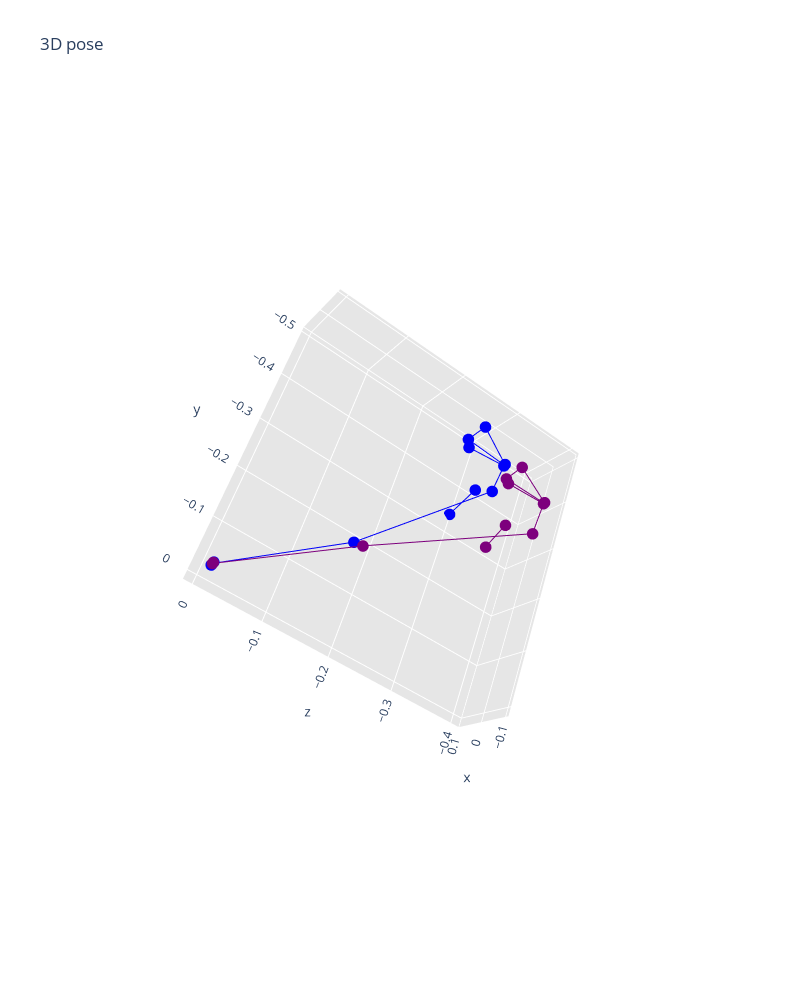

The code cell stored with this chart in its notebook:
### Code cell
go.Figure(vs.plot([preds_2[i],preds_2[j]], torso_co))

### Figure 1 — Plotly figure (JSON) as saved in the notebook; plotly's stock layout.template omitted (floating-point values rounded to 4 significant figures)
{"data": [{"line": {"color": "#0000FA", "width": 2}, "marker": {"color": "#0000FA", "size": 4}, "type": "scatter3d", "x": [0.04088, 0.03322], "y": [-0.4737, -0.4661], "z": [-0.2738, -0.342]}, {"line": {"color": "#0000FA", "width": 2}, "marker": {"color": "#0000FA", "size": 4}, "type": "scatter3d", "x": [0.03322, 0.02606], "y": [-0.4661, -0.3969], "z": [-0.342, -0.3335]}, {"line": {"color": "#0000FA", "width": 2}, "marker": {"color": "#0000FA", "size": 4}, "type": "scatter3d", "x": [0.02606, 0.01859], "y": [-0.3969, -0.1578], "z": [-0.3335, -0.1599]}, {"line": {"color": "#0000FA", "width": 2}, "marker": {"color": "#0000FA", "size": 4}, "type": "scatter3d", "x": [0.01859, 0], "y": [-0.1578, 0], "z": [-0.1599, 0]}, {"line": {"color": "#0000FA", "width": 2}, "marker": {"color": "#0000FA", "size": 4}, "type": "scatter3d", "x": [0.04088, -0.007181], "y": [-0.4737, -0.4947], "z": [-0.2738, -0.2817]}, {"line": {"color": "#0000FA", "width": 2}, "marker": {"color": "#0000FA", "size": 4}, "type": "scatter3d", "x": [0.04088, 0.08998], "y": [-0.4737, -0.4835], "z": [-0.2738, -0.2913]}, {"line": {"color": "#0000FA", "width": 2}, "marker": {"color": "#0000FA", "size": 4}, "type": "scatter3d", "x": [-0.007181, 0.02967], "y": [-0.4947, -0.4665], "z": [-0.2817, -0.3417]}, {"line": {"color": "#0000FA", "width": 2}, "marker": {"color": "#0000FA", "size": 4}, "type": "scatter3d", "x": [0.08998, 0.03677], "y": [-0.4835, -0.4657], "z": [-0.2913, -0.3424]}, {"line": {"color": "#0000FA", "width": 2}, "marker": {"color": "#0000FA", "size": 4}, "type": "scatter3d", "x": [-0.04544, 0.09401], "y": [-0.3458, -0.3346], "z": [-0.2876, -0.2971]}, {"line": {"color": "#0000FA", "width": 2}, "marker": {"color": "#0000FA", "size": 4}, "type": "scatter3d", "x": [0, -0.007107], "y": [0, -0.001035], "z": [0, 0.0001955]}, {"line": {"color": "#0000FA", "width": 2}, "marker": {"color": "#0000FA", "size": 4}, "type": "scatter3d", "x": [0, 0.007107], "y": [0, 0.001035], "z": [0, -0.0001955]}, {"line": {"color": "#7D007D", "width": 2}, "marker": {"color": "#7D007D", "size": 4}, "type": "scatter3d", "x": [-0.03459, -0.04471], "y": [-0.4083, -0.4041], "z": [-0.3325, -0.4007]}, {"line": {"color": "#7D007D", "width": 2}, "marker": {"color": "#7D007D", "size": 4}, "type": "scatter3d", "x": [-0.04471, -0.04334], "y": [-0.4041, -0.3342], "z": [-0.4007, -0.3967]}, {"line": {"color": "#7D007D", "width": 2}, "marker": {"color": "#7D007D", "size": 4}, "type": "scatter3d", "x": [-0.04334, -0.009554], "y": [-0.3342, -0.1502], "z": [-0.3967, -0.1678]}, {"line": {"color": "#7D007D", "width": 2}, "marker": {"color": "#7D007D", "size": 4}, "type": "scatter3d", "x": [-0.009554, 0], "y": [-0.1502, 0], "z": [-0.1678, 0]}, {"line": {"color": "#7D007D", "width": 2}, "marker": {"color": "#7D007D", "size": 4}, "type": "scatter3d", "x": [-0.03459, -0.0851], "y": [-0.4083, -0.4239], "z": [-0.3325, -0.3369]}, {"line": {"color": "#7D007D", "width": 2}, "marker": {"color": "#7D007D", "size": 4}, "type": "scatter3d", "x": [-0.03459, 0.0121], "y": [-0.4083, -0.425], "z": [-0.3325, -0.3514]}, {"line": {"color": "#7D007D", "width": 2}, "marker": {"color": "#7D007D", "size": 4}, "type": "scatter3d", "x": [-0.0851, -0.04826], "y": [-0.4239, -0.4041], "z": [-0.3369, -0.4002]}, {"line": {"color": "#7D007D", "width": 2}, "marker": {"color": "#7D007D", "size": 4}, "type": "scatter3d", "x": [0.0121, -0.04116], "y": [-0.425, -0.4042], "z": [-0.3514, -0.4013]}, {"line": {"color": "#7D007D", "width": 2}, "marker": {"color": "#7D007D", "size": 4}, "type": "scatter3d", "x": [-0.1047, 0.03404], "y": [-0.2905, -0.2905], "z": [-0.3322, -0.3526]}, {"line": {"color": "#7D007D", "width": 2}, "marker": {"color": "#7D007D", "size": 4}, "type": "scatter3d", "x": [0, -0.007169], "y": [0, -6.831e-05], "z": [0, 0.0004692]}, {"line": {"color": "#7D007D", "width": 2}, "marker": {"color": "#7D007D", "size": 4}, "type": "scatter3d", "x": [0, 0.007169], "y": [0, 6.831e-05], "z": [0, -0.0004692]}], "layout": {"autosize": true, "height": 1000, "scene": {"aspectmode": "manual", "aspectratio": {"x": 0.1825, "y": 0.6863, "z": 0.6937}, "camera": {"eye": {"x": -1.743, "y": 1.071, "z": 0.71}, "up": {"x": 0, "y": 0, "z": 0}}, "xaxis": {"backgroundcolor": "rgb(230, 230,230)", "gridcolor": "rgb(255, 255, 255)", "showbackground": true, "zerolinecolor": "rgb(255, 255, 255)"}, "yaxis": {"backgroundcolor": "rgb(230, 230,230)", "gridcolor": "rgb(255, 255, 255)", "showbackground": true, "zerolinecolor": "rgb(255, 255, 255)"}, "zaxis": {"backgroundcolor": "rgb(230, 230,230)", "gridcolor": "rgb(255, 255, 255)", "showbackground": true, "zerolinecolor": "rgb(255, 255, 255)"}}, "showlegend": false, "title": {"text": "3D pose"}, "width": 800}}
